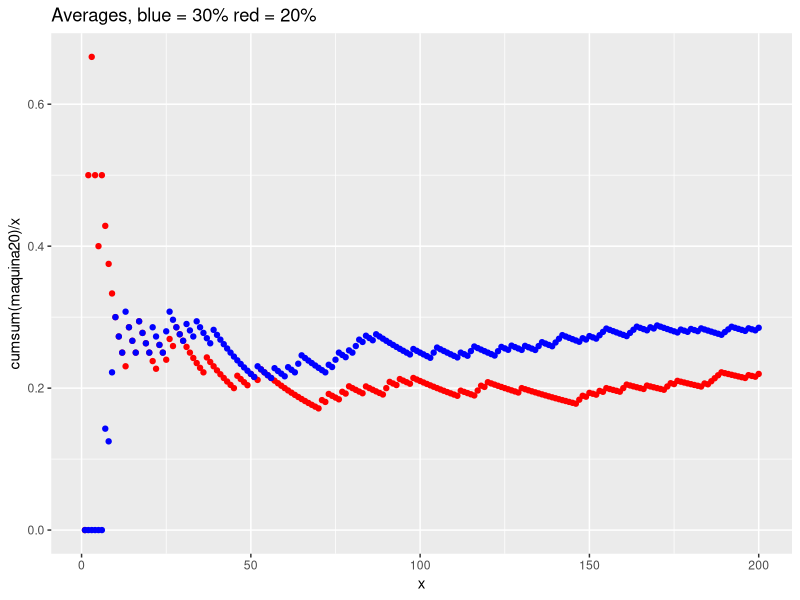
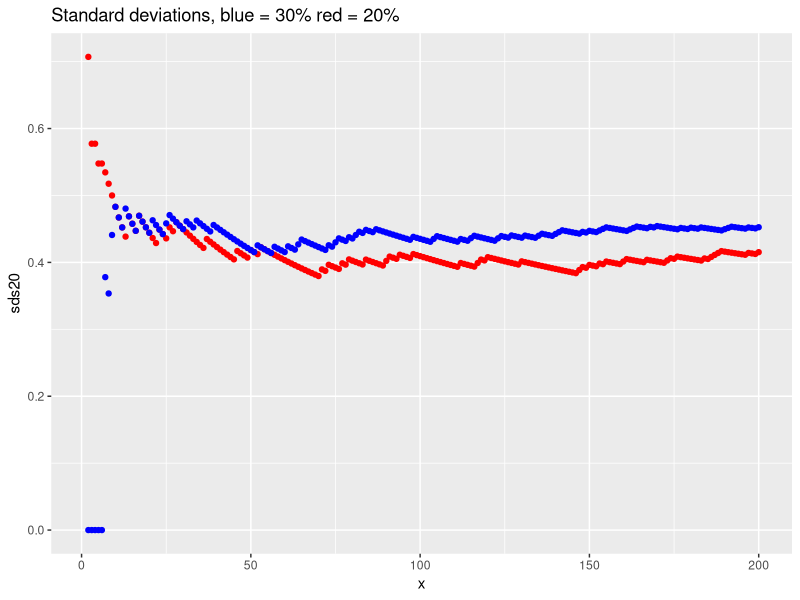
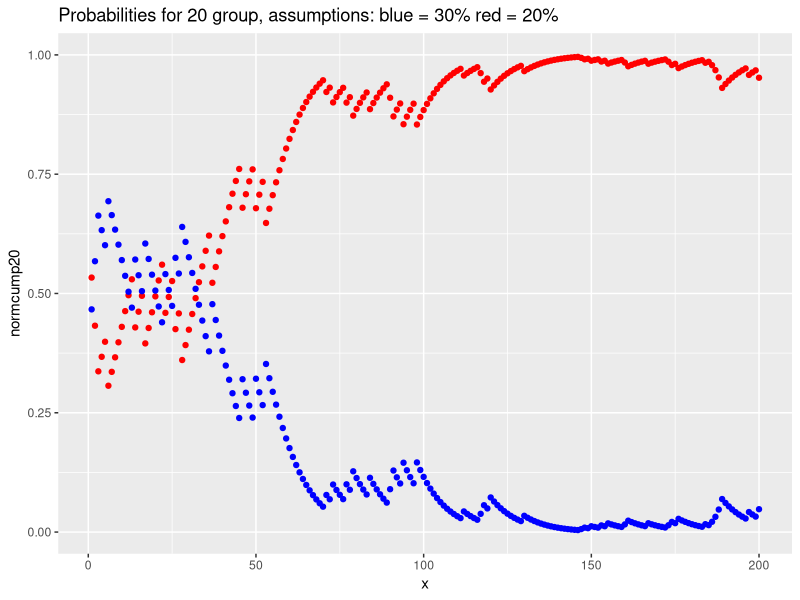
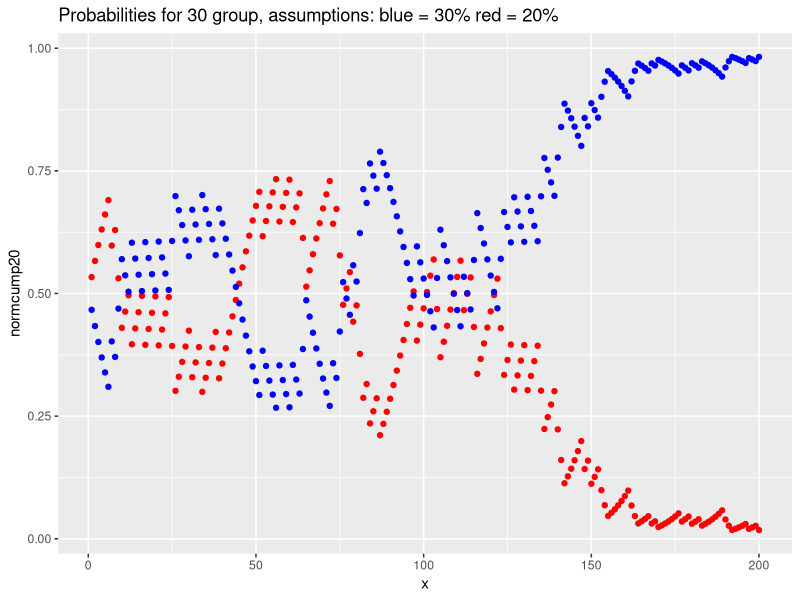

Here is the R script that generated these plots, in order:
library(tidyverse)

pnorm(70, mean = 50, sd = 15) - pnorm(50, mean = 50, sd = 15)

# a priori:
# M: 30% ~ 0.5
# M: 20% ~ 0.5
# result is 0
# P(m30 | results) = P(results | m30) * P(m30) / P(results) = .7 * .5 / 0.75 = 0.46
# P(m20 | results) = P(results | m20) * P(m20) / P(results) = .8 * .5 / 0.75 = 0.53

#google intravista
n=200
x <- seq(1, n)
maquina20 <- ifelse(runif(n) < 0.2, 1, 0)
maquina30 <- ifelse(runif(n) < 0.3, 1, 0)
mean(maquina20)
mean(maquina30)
sd(maquina20)
sd(maquina30)

ggplot() +
  geom_point(aes(x, cumsum(maquina20)/x), color = "red") +
  geom_point(aes(x, cumsum(maquina30)/x), color = "blue") +
  ggtitle("Averages, blue = 30% red = 20%")

sds20 <- rep(0, n)
sds30 <- rep(0, n)
for (i in 1:n) {
  sds20[i] = sd(maquina20[1:i])
  sds30[i] = sd(maquina30[1:i])
}

ggplot() +
  geom_point(aes(x, sds20), color = "red") +
  geom_point(aes(x, sds30), color = "blue") +
  ggtitle("Standard deviations, blue = 30% red = 20%")

#cumulative probability that this sample is from maquina20
p20 <- rep(0, n)
p30 <- rep(0, n)
for(i in 1:n) {
  p20[i] <- ifelse(maquina20[i]==0, 0.8, 0.2)
  p30[i] <- ifelse(maquina20[i]==0, 0.7, 0.3)
}
cump20 <- cumprod(p20)
cump30 <- cumprod(p30)
normcump20 <- rep(0, n)
normcump30 <- rep(0, n)
for(i in 1:n) {
  normcump20[i] <- cump20[i] / (cump20[i] + cump30[i])
  normcump30[i] <- cump30[i] / (cump20[i] + cump30[i])
}
ggplot() +
  geom_point(aes(x, normcump20), color = "red") +
  geom_point(aes(x, normcump30), color = "blue") +
  ggtitle("Probabilities for 20 group, assumptions: blue = 30% red = 20%")

p20 <- rep(0, n)
p30 <- rep(0, n)
for(i in 1:n) {
  p20[i] <- ifelse(maquina30[i]==0, 0.8, 0.2)
  p30[i] <- ifelse(maquina30[i]==0, 0.7, 0.3)
}
cump20 <- cumprod(p20)
cump30 <- cumprod(p30)
normcump20 <- rep(0, n)
normcump30 <- rep(0, n)
for(i in 1:n) {
  normcump20[i] <- cump20[i] / (cump20[i] + cump30[i])
  normcump30[i] <- cump30[i] / (cump20[i] + cump30[i])
}
ggplot() +
  geom_point(aes(x, normcump20), color = "red") +
  geom_point(aes(x, normcump30), color = "blue") +
  ggtitle("Probabilities for 30 group, assumptions: blue = 30% red = 20%")
